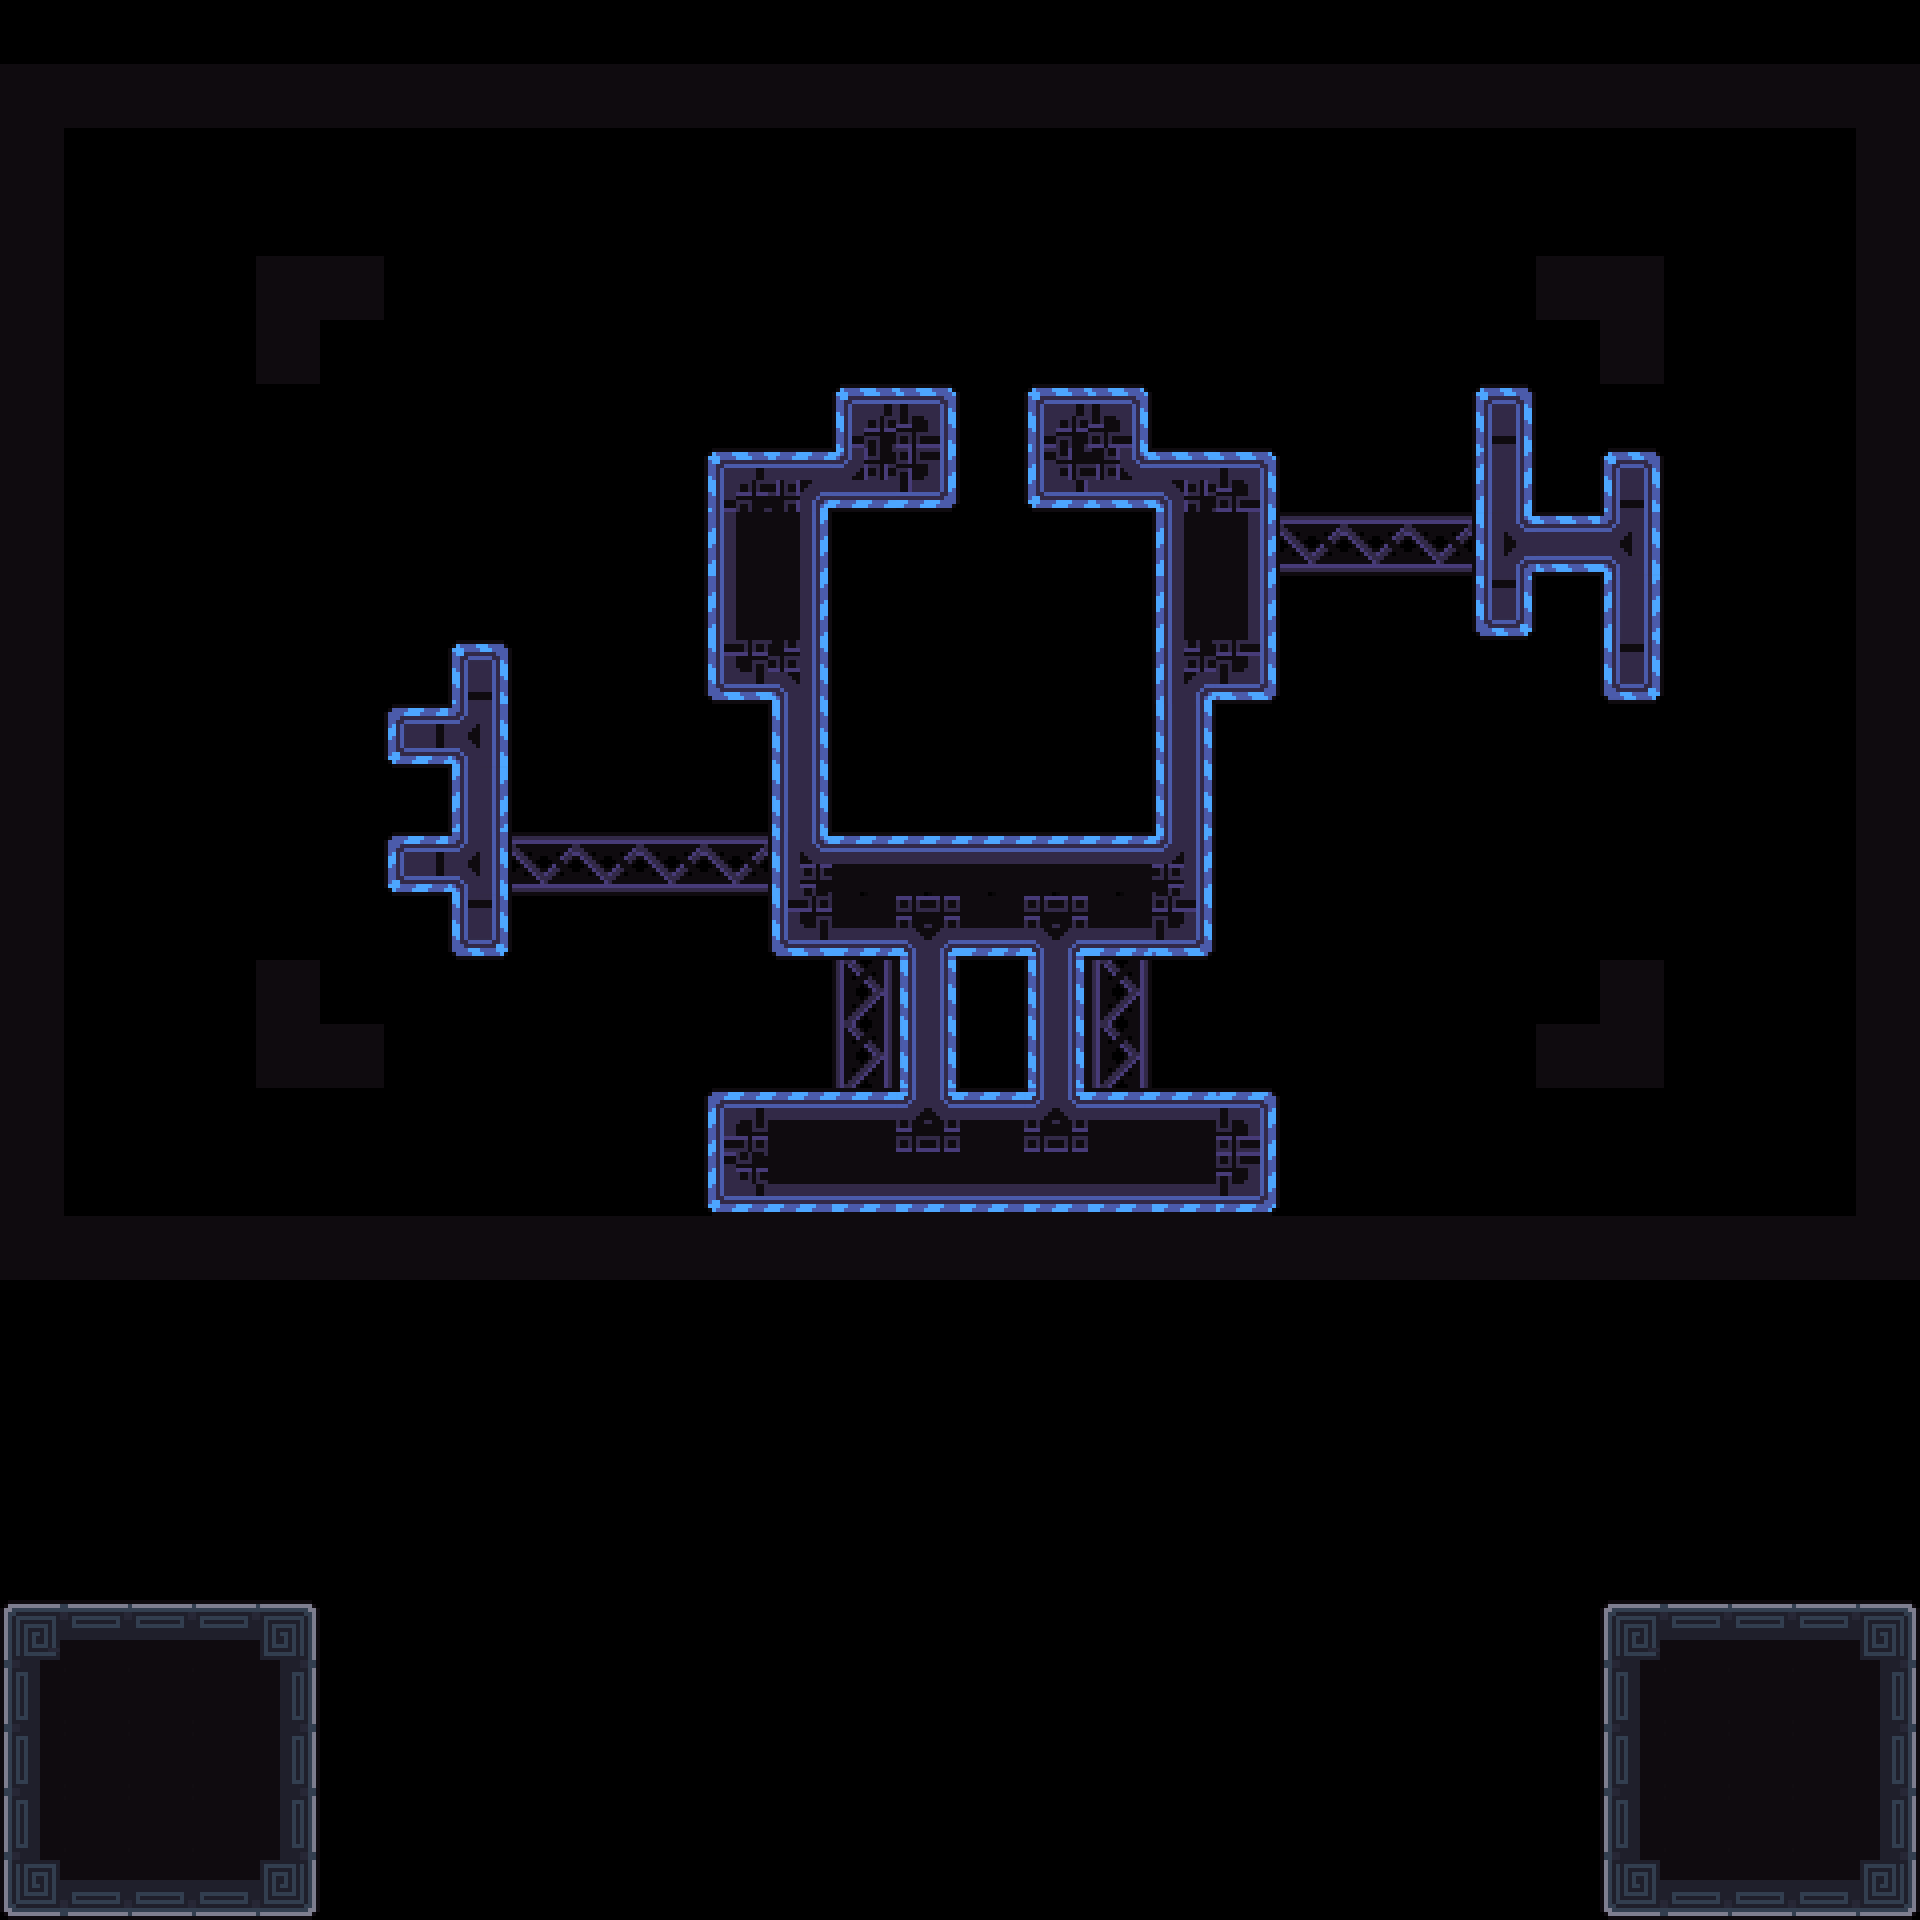

A 2D game scene composited from a Tiled map and its tileset images. What follows is a short description and the map's XML, with each tile layer's data collapsed to a summary:
An orthogonal 30x30 tile map with 64x64 px tiles, 4 tile layers (Decoration, Main, Exit, Border) and 8 objects (4x 1, Camera1, Camera2, Win, Unactive).

<map version="1.10" tiledversion="1.11.2" orientation="orthogonal" renderorder="right-down" width="30" height="30" tilewidth="64" tileheight="64" infinite="0" nextlayerid="8" nextobjectid="110">
 <tileset firstgid="1" source="../tilesets/tileset_d.tsx" />
 <objectgroup id="4" name="Triggers">
  <object id="23" name="Camera1" x="960" y="672">
   <point />
  </object>
  <object id="24" name="Camera2" x="704" y="480">
   <point />
  </object>
  <object id="28" name="Win" x="0" y="64" width="1920" height="1216" />
  <object id="29" name="Unactive" x="0" y="1600" width="320" height="320" />
  <object id="109" name="Data" type="1" x="0" y="0" width="63.6932" height="63.6932">
   <properties>
    <property name="bg" value="blue" />
    <property name="level_number" type="int" value="33" />
    <property name="level_unlock" value="34" />
   </properties>
  </object>
 </objectgroup>
 <layer id="3" name="Decoration" width="30" height="30">
  <data>[900 cells, 11 non-empty, 1 distinct tile ids]</data>
 </layer>
 <layer id="7" name="Main" width="30" height="30">
  <data>[900 cells, 130 non-empty, 22 distinct tile ids]</data>
 </layer>
 <layer id="6" name="Exit" width="30" height="30">
  <data>[900 cells, 0 non-empty, 0 distinct tile ids]</data>
 </layer>
 <objectgroup id="2" name="Entities">
  <object id="106" name="Player0" type="1" x="1088" y="512" width="63.6932" height="63.6932" />
  <object id="107" name="Box" type="1" x="960" y="640" width="63.6932" height="63.6932" />
  <object id="108" name="Player1" type="1" x="832" y="768" width="63.6932" height="63.6932" />
 </objectgroup>
 <layer id="1" name="Border" width="30" height="30">
  <data>[900 cells, 106 non-empty, 1 distinct tile ids]</data>
 </layer>
</map>
